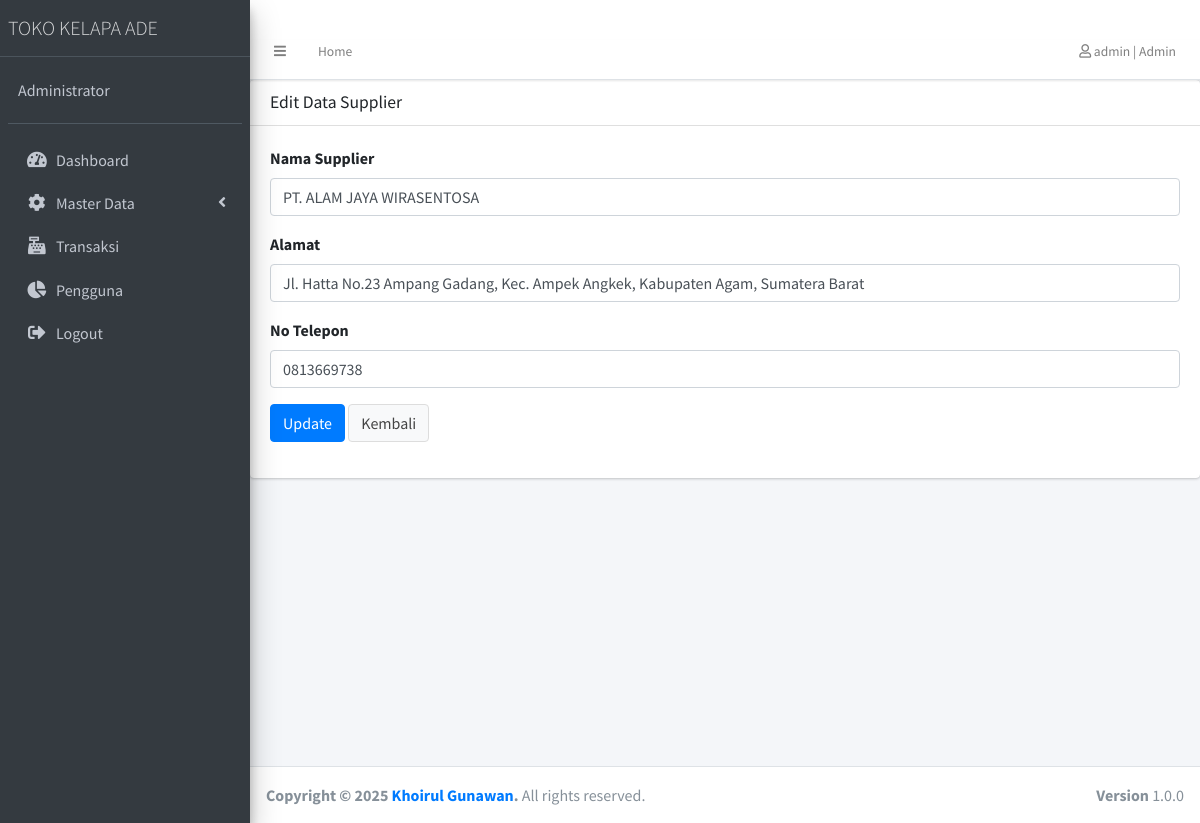
The app's page /index.php?page=aksi_supplier/supplier_edit&id=13 (signed in) with its own data.
### tables this page shows
CREATE TABLE `tb_supplier` (
  `supplier_id` int(3) NOT NULL,
  `supplier_nama` varchar(50) NOT NULL,
  `supplier_alamat` text NOT NULL,
  `supplier_tlp` varchar(10) NOT NULL
);

### aksi_supplier/supplier_edit.php (the view, shortened to what this page needs)
<?php
$id = filter_input(INPUT_GET, 'id', FILTER_SANITIZE_NUMBER_INT);
$stmt = $koneksi->prepare("SELECT * FROM tb_supplier WHERE supplier_id = ?");
$stmt->bind_param("i", $id);
$stmt->execute();
$supplier = $stmt->get_result()->fetch_object();
?>
<div class="card">
    <div class="card-header">
        <h3 class="card-title">Edit Data Supplier</h3>
    </div>
    <div class="card-body">
        <form action="" method="post">
            <div class="form-group">
                <label>Nama Supplier</label>
                <input type="text" name="nama" class="form-control"
                       value="<?php echo htmlspecialchars($supplier->supplier_nama) ?>" required>
            </div>
            <div class="form-group">
                <label>Alamat</label>
                <input type="text" name="alamat" class="form-control"
                       value="<?php echo htmlspecialchars($supplier->supplier_alamat) ?>" required>
            </div>
            <div class="form-group">
                <label>No Telepon</label>
                <input type="text" name="telepon" class="form-control"
                       value="<?php echo htmlspecialchars($supplier->supplier_tlp) ?>" required>
            </div>
            <div class="form-group">
                <button type="submit" name="update" class="btn btn-primary">Update</button>
                <a href="index.php?page=data_supplier" class="btn btn-default">Kembali</a>
            </div>
        </form>
    </div>
</div>

### records on screen
tb_supplier: nama "PT. ALAM JAYA WIRASENTOSA", alamat "Jl. Hatta No.23 Ampang Gadang, Kec. Ampek Angkek, Kabupaten Agam, Sumatera Barat", telepon "0813669738"

### other values on screen
$_SESSION['pengguna'] "admin"
$_SESSION['pengguna_level'] "Admin"
$_SESSION['pengguna_nama'] "Administrator"
